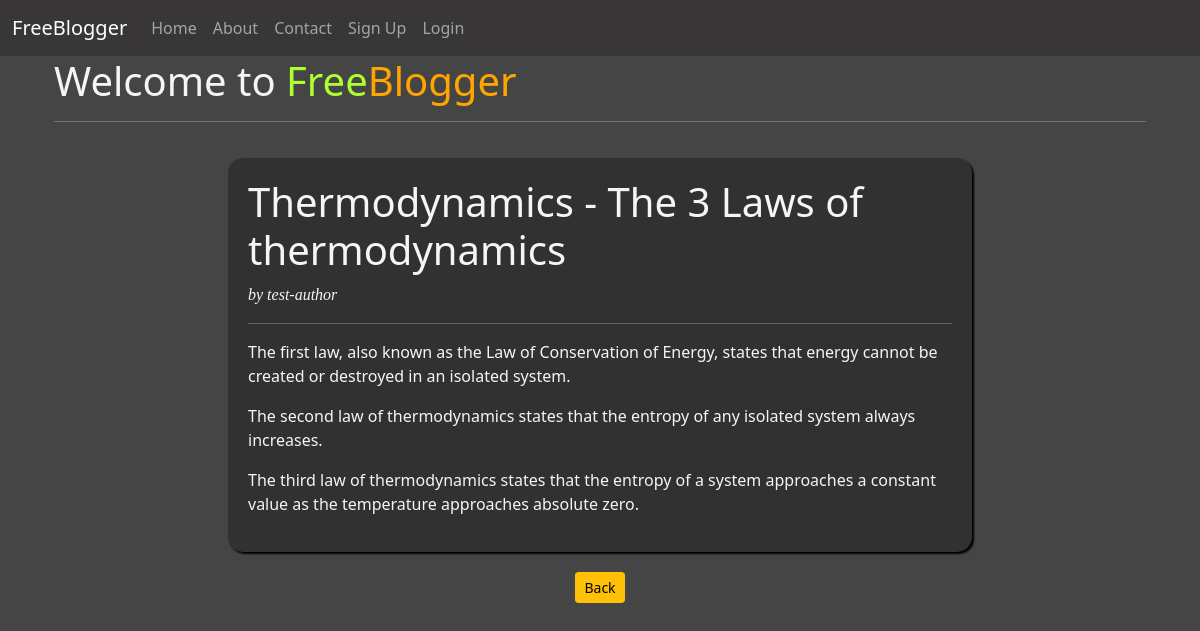
/showblog/1, run on the app's committed database.
### blogapp/models.py (models this page shows)
class Blog(models.Model):
    title = models.CharField(max_length=100)
    desc = models.CharField(max_length=12000)
    author = models.CharField(max_length=70) #name of user
    aid =  models.IntegerField() #id of user

### blogapp/views.py (the view)
# urls.py: path('showblog/<int:id>',views.blog_read, name = 'read'),
def blog_read(request, id):
    blog = Blog.objects.get(pk = id)
    l = blog.desc.split('\n')
    try:
        l.remove('\r')
    except Exception:
        pass
    blog = {'title':blog.title,'author':blog.author,'desc':l}
    return render(request, 'showblog.html',{'blog':blog})

### blogapp/templates/showblog.html
{% extends 'base.html' %}
{% block content %}
<div class="container mb-4 signupform ">
    <h1>Welcome to <span class = 'logo1'>Free</span><span class = 'logo2'>Blogger</span></h1>
    <hr>
    <div class="row">
        <div class="col-sm-8 offset-2 right-m blog-style">
            <h1>{{blog.title}}</h1>
            <label class='comicfont'><i>by {{blog.author}}</i></label>
            <hr>
            {% for para in blog.desc %}
            <p>{{para}}</p>
            {% endfor %}
        </div>
    </div>
    <div class="col-sm-8 offset-2 flex-right">
        <a href="{% url 'home' %}" class ='btn btn-sm btn-warning'>Back</a>
    </div>
</div>
{% endblock %}

### blogapp/templates/base.html (style rules this page uses)
.flex-right { display: flex; justify-content: center; }
.logo1 { color: greenyellow; }
.logo2 { color: orange; }
body, html { background-color: rgb(70, 69, 69); height: 100%; }
.signupform { color: whitesmoke; }
.comicfont { font-family:cursive; }
.right-m { background-color: rgb(49, 49, 49); border-radius: 15px; padding: 18px; }
.blog-style { margin-top: 20px; margin-bottom: 20px; padding: 20px; box-shadow: 2px 2px 2px black; }

### data on the page
Blog: title "Thermodynamics - The 3 Laws of thermodynamics", author "test-author"

### other printed values
{{ para }} "The first law, also known as the Law of Conservation of Energy, states that energy cannot be created or destroyed in an isolated system." "The second law of thermodynamics states that the entropy of any isolated system always increases." "The third law of thermodynamics states that the entropy of a system approaches a constant value as the temperature approaches absolute zero."
